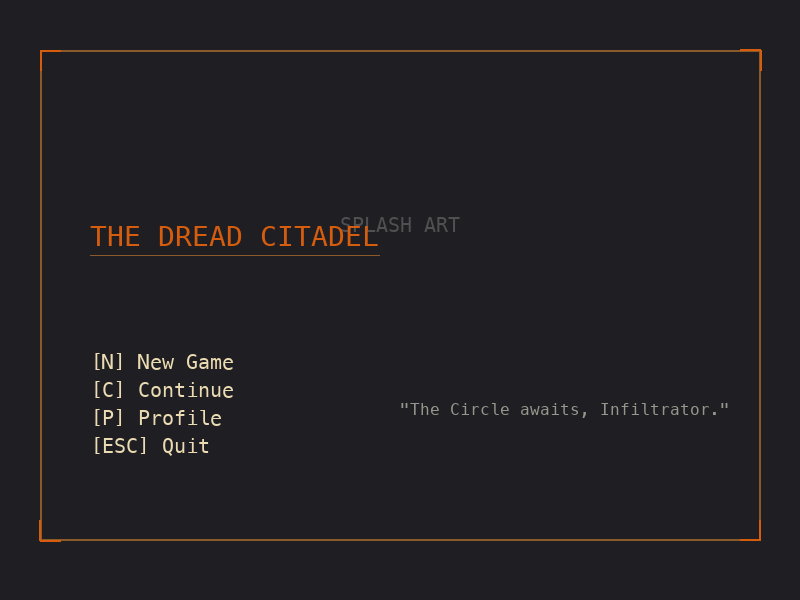

Here is the Python script that generated this plot:
#!/usr/bin/env python3
"""Generate title screen wireframe from canvas layout."""

from PIL import Image, ImageDraw, ImageFont

# Canvas size
WIDTH, HEIGHT = 800, 600
BG_COLOR = (30, 30, 35)
BORDER_COLOR = (139, 90, 43)
TEXT_COLOR = (235, 219, 178)
ACCENT_COLOR = (214, 93, 14)

# Positions from canvas (normalized to 800x600)
# Canvas origin was at y:300, so subtract 300 from all y values
CANVAS_ORIGIN_Y = 300

layout = {
    "splash_art": {"x": 40, "y": 350 - CANVAS_ORIGIN_Y, "width": 720, "height": 490},
    "title": {"x": 90, "y": 520 - CANVAS_ORIGIN_Y, "width": 300, "height": 50},
    "menu": {"x": 90, "y": 650 - CANVAS_ORIGIN_Y, "width": 200, "height": 140},
    "flavor": {"x": 400, "y": 700 - CANVAS_ORIGIN_Y, "width": 300, "height": 40},
}

# Create image
img = Image.new('RGB', (WIDTH, HEIGHT), BG_COLOR)
draw = ImageDraw.Draw(img)

# Fonts
try:
    font_large = ImageFont.truetype("/System/Library/Fonts/Menlo.ttc", 28)
    font_medium = ImageFont.truetype("/System/Library/Fonts/Menlo.ttc", 20)
    font_small = ImageFont.truetype("/System/Library/Fonts/Menlo.ttc", 16)
except:
    font_large = ImageFont.load_default()
    font_medium = font_large
    font_small = font_large

# === SPLASH ART ===
s = layout["splash_art"]
draw.rectangle(
    [s["x"], s["y"], s["x"] + s["width"], s["y"] + s["height"]],
    outline=BORDER_COLOR, width=2
)
# Corner accents
corner_len = 20
corners = [
    (s["x"], s["y"]),
    (s["x"] + s["width"], s["y"]),
    (s["x"], s["y"] + s["height"]),
    (s["x"] + s["width"], s["y"] + s["height"])
]
for cx, cy in corners:
    dx = corner_len if cx == s["x"] else -corner_len
    dy = corner_len if cy == s["y"] else -corner_len
    draw.line([(cx, cy), (cx + dx, cy)], fill=ACCENT_COLOR, width=2)
    draw.line([(cx, cy), (cx, cy + dy)], fill=ACCENT_COLOR, width=2)

# Placeholder text in splash
placeholder = "SPLASH ART"
bbox = draw.textbbox((0, 0), placeholder, font=font_medium)
px = s["x"] + (s["width"] - (bbox[2] - bbox[0])) // 2
py = s["y"] + s["height"] // 3
draw.text((px, py), placeholder, fill=(80, 80, 80), font=font_medium)

# === TITLE ===
t = layout["title"]
title_text = "THE DREAD CITADEL"
bbox = draw.textbbox((0, 0), title_text, font=font_large)
# Draw at specified position
draw.text((t["x"], t["y"]), title_text, fill=ACCENT_COLOR, font=font_large)
# Underline
title_width = bbox[2] - bbox[0]
draw.line([(t["x"], t["y"] + 35), (t["x"] + title_width, t["y"] + 35)], fill=BORDER_COLOR, width=1)

# === MENU ===
m = layout["menu"]
menu_items = ["[N] New Game", "[C] Continue", "[P] Profile", "[ESC] Quit"]
menu_spacing = 28
for i, item in enumerate(menu_items):
    draw.text((m["x"], m["y"] + i * menu_spacing), item, fill=TEXT_COLOR, font=font_medium)

# === FLAVOR ===
f = layout["flavor"]
flavor_text = '"The Circle awaits, Infiltrator."'
draw.text((f["x"], f["y"]), flavor_text, fill=(150, 150, 140), font=font_small)

# Save
output_path = "/Users/petermckernan/Projects/PatternForge/assets/images/review/needs_review/ui_mockup_title_v3.png"
img.save(output_path)
print(f"Saved: {output_path}")
